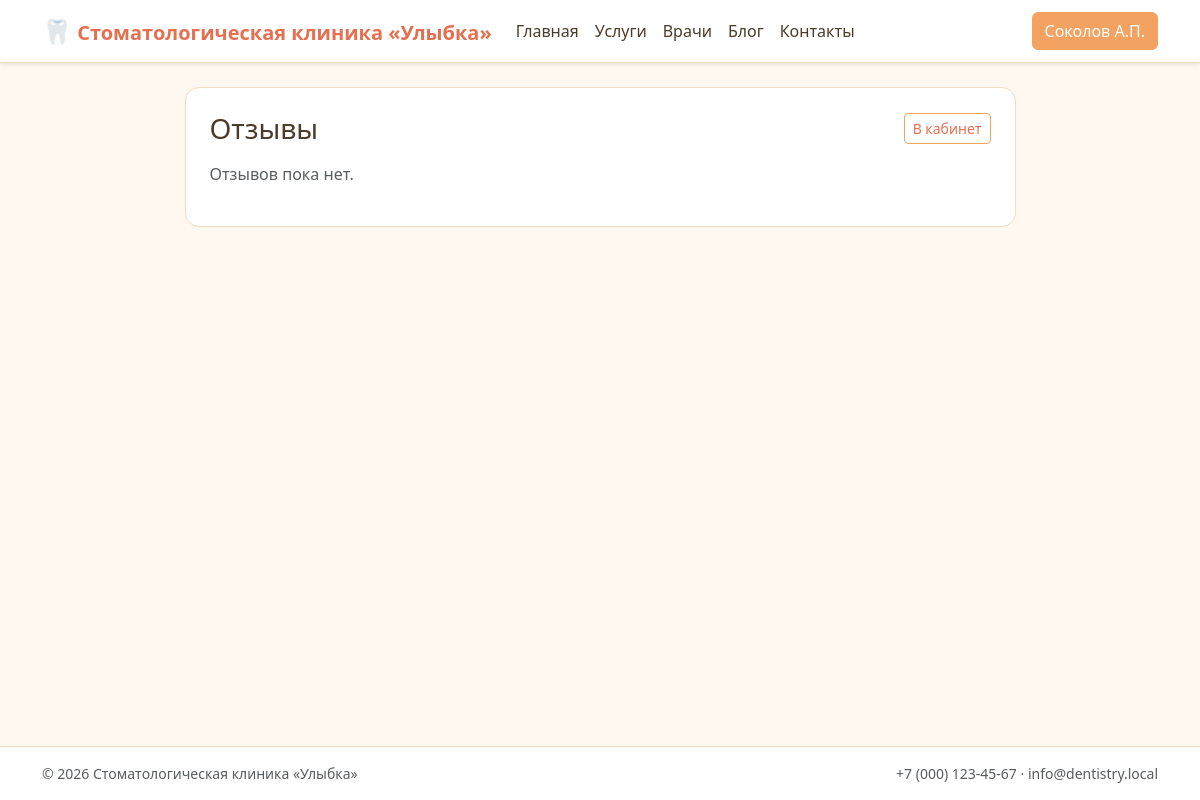
The page /admin/reviews.php (signed in) on the database as committed earlier.
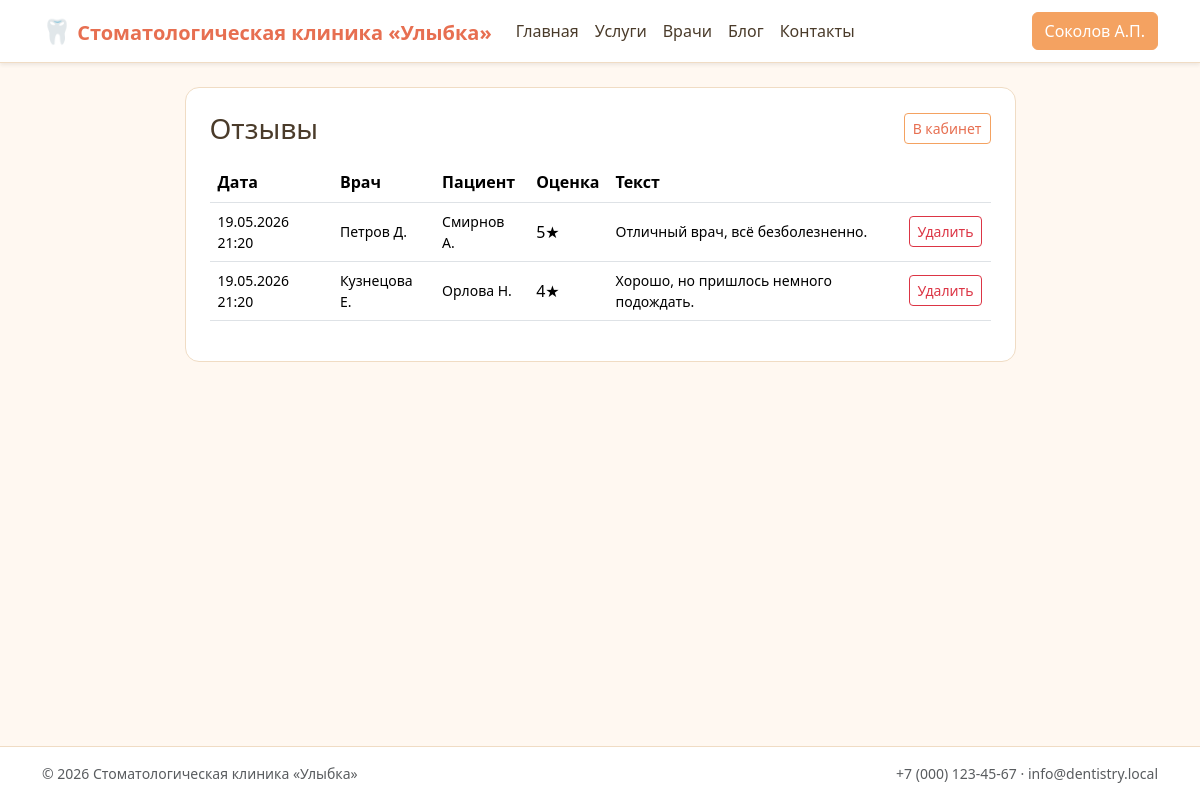
The same page on the database as committed later.
### tables this page shows
CREATE TABLE user (
    id                INT UNSIGNED AUTO_INCREMENT PRIMARY KEY,
    last_name         VARCHAR(60)  NOT NULL,
    first_name        VARCHAR(60)  NOT NULL,
    middle_name       VARCHAR(60)  NOT NULL DEFAULT '',
    email             VARCHAR(190) NOT NULL UNIQUE,
    password_hash     VARCHAR(255) NOT NULL,
    role_id           TINYINT UNSIGNED NOT NULL,
    booking_ban_until DATE NULL COMMENT 'Запрет онлайн-записи до даты (после неявки)',
    created_at        DATETIME NOT NULL DEFAULT CURRENT_TIMESTAMP,
    CONSTRAINT fk_user_role FOREIGN KEY (role_id) REFERENCES role(id)
);

CREATE TABLE review (
    id             INT UNSIGNED AUTO_INCREMENT PRIMARY KEY,
    appointment_id INT UNSIGNED NOT NULL UNIQUE,
    patient_id     INT UNSIGNED NOT NULL,
    doctor_id      INT UNSIGNED NOT NULL,
    rating         TINYINT UNSIGNED NOT NULL,
    body           TEXT NULL,
    created_at     DATETIME NOT NULL DEFAULT CURRENT_TIMESTAMP,
    CONSTRAINT fk_review_appt    FOREIGN KEY (appointment_id) REFERENCES appointment(id) ON DELETE CASCADE,
    CONSTRAINT fk_review_patient FOREIGN KEY (patient_id) REFERENCES user(id),
    CONSTRAINT fk_review_doctor  FOREIGN KEY (doctor_id) REFERENCES user(id),
    INDEX ix_review_doctor (doctor_id)
);

### lib/sanitize.php (called while the page is built, shortened)
<?php
function h(mixed $value): string
{
    return htmlspecialchars((string) $value, ENT_QUOTES | ENT_SUBSTITUTE, 'UTF-8');
}
function fio_short(string $last, string $first, string $middle = ''): string
{
    $fi = mb_substr($first, 0, 1);
    $mi = $middle !== '' ? mb_substr($middle, 0, 1) . '.' : '';
    return $last . ' ' . $fi . '.' . $mi;
}
function fmt_dt(string $sqlDt): string
{
    return date('d.m.Y H:i', strtotime($sqlDt));
}

### lib/session.php (called while the page is built, shortened)
<?php
require_once __DIR__ . '/db.php';
final class Session
{
    public static function userId(): ?int
    {
        return isset($_SESSION['user_id']) ? (int) $_SESSION['user_id'] : null;
    }
    public static function user(): ?array
    {
        $id = self::userId();
        $user = DB::one(
            'SELECT u.*, r.code AS role_code, r.name AS role_name
               FROM user u JOIN role r ON r.id = u.role_id
              WHERE u.id = :id',
            ['id' => $id]
        );
        return $user;
    }
}

### lib/db.php (called while the page is built, shortened)
<?php
final class DB
{
    private static ?PDO $pdo = null;
    public static function pdo(): PDO
    {
        if (self::$pdo === null) {
            $dsn = sprintf(
                'mysql:host=%s;port=%d;dbname=%s;charset=%s',
                DB_HOST, DB_PORT, DB_NAME, DB_CHARSET
            );
            self::$pdo = new PDO($dsn, DB_USER, DB_PASS, [
                PDO::ATTR_ERRMODE            => PDO::ERRMODE_EXCEPTION,
                PDO::ATTR_DEFAULT_FETCH_MODE => PDO::FETCH_ASSOC,
                PDO::ATTR_EMULATE_PREPARES   => false,
            ]);
        }
        return self::$pdo;
    }
    public static function all(string $sql, array $params = []): array
    {
        $stmt = self::pdo()->prepare($sql);
        $stmt->execute($params);
        return $stmt->fetchAll();
    }
    public static function one(string $sql, array $params = []): ?array
    {
        $stmt = self::pdo()->prepare($sql);
        $stmt->execute($params);
        $row = $stmt->fetch();
        return $row === false ? null : $row;
    }
}

### lib/auth.php (called while the page is built, shortened)
<?php
require_once __DIR__ . '/session.php';
final class Auth
{
    public static function user(): ?array
    {
        return Session::user();
    }
}

### public/admin/reviews.php (the view, shortened to what this page needs)
<?php
require_once __DIR__ . '/../../lib/db.php';
require_once __DIR__ . '/../../lib/auth.php';
require_once __DIR__ . '/../../lib/sanitize.php';
$rows = DB::all(
    "SELECT r.id, r.rating, r.body, r.created_at,
            p.last_name p_last, p.first_name p_first,
            d.last_name d_last, d.first_name d_first
       FROM review r JOIN user p ON p.id=r.patient_id JOIN user d ON d.id=r.doctor_id
      ORDER BY r.created_at DESC"
);
require __DIR__ . '/../../templates/header.php';
?>
<div class="row justify-content-center"><div class="col-md-9"><div class="clinic-card p-4">
    <div class="d-flex justify-content-between align-items-center mb-3">
        <h1 class="h3 mb-0">Отзывы</h1><a href="/profile.php" class="btn btn-outline-orange btn-sm">В кабинет</a>
    </div>
    <?php if (empty($rows)): ?><p class="text-muted">Отзывов пока нет.</p><?php else: ?>
        <table class="table align-middle">
            <thead><tr><th>Дата</th><th>Врач</th><th>Пациент</th><th>Оценка</th><th>Текст</th><th></th></tr></thead>
            <tbody><?php foreach ($rows as $r): ?>
                <tr>
                    <td class="small"><?= h(fmt_dt($r['created_at'])) ?></td>
                    <td class="small"><?= h($r['d_last'].' '.mb_substr($r['d_first'],0,1).'.') ?></td>
                    <td class="small"><?= h($r['p_last'].' '.mb_substr($r['p_first'],0,1).'.') ?></td>
                    <td><?= (int)$r['rating'] ?>★</td>
                    <td class="small"><?= h((string)$r['body']) ?></td>
                    <td><form method="post" onsubmit="return confirm('Удалить отзыв?');"><button class="btn btn-outline-danger btn-sm">Удалить</button></form></td>
                </tr>
            <?php endforeach; ?></tbody>
        </table>
    <?php endif; ?>
</div></div></div>
<?php require __DIR__ . '/../../templates/footer.php'; ?>

### templates/header.php (shortened to what this page needs)
<?php
require_once __DIR__ . '/../lib/auth.php';
require_once __DIR__ . '/../lib/sanitize.php';
$_user = Auth::user();
$_currentPath = strtok($_SERVER['REQUEST_URI'] ?? '/', '?');
function _nav_active(string $href, string $current): string {
    return ($href === $current || ($href !== '/' && str_starts_with($current, $href)))
        ? ' active' : '';
}
?><!DOCTYPE html>
<html lang="ru">
<head>
    <link href="https://cdn.jsdelivr.net/npm/bootstrap@5.3.3/dist/css/bootstrap.min.css" rel="stylesheet">
    <link href="/assets/css/theme.css" rel="stylesheet">
</head>
<body class="d-flex flex-column min-vh-100">
<nav class="navbar navbar-expand-lg sticky-top shadow-sm clinic-navbar">
    <div class="container">
        <a class="navbar-brand fw-bold" href="/">
            <span class="brand-mark">🦷</span> <?= h(SITE_NAME) ?>
        </a>
        <div class="collapse navbar-collapse" id="mainNav">
            <ul class="navbar-nav me-auto">
                <li class="nav-item"><a class="nav-link<?= _nav_active('/', $_currentPath) ?>" href="/">Главная</a></li>
                <li class="nav-item"><a class="nav-link<?= _nav_active('/services.php', $_currentPath) ?>" href="/services.php">Услуги</a></li>
                <li class="nav-item"><a class="nav-link<?= _nav_active('/doctors.php', $_currentPath) ?>" href="/doctors.php">Врачи</a></li>
                <li class="nav-item"><a class="nav-link<?= _nav_active('/blog.php', $_currentPath) ?>" href="/blog.php">Блог</a></li>
                <li class="nav-item"><a class="nav-link<?= _nav_active('/contacts.php', $_currentPath) ?>" href="/contacts.php">Контакты</a></li>
            </ul>
            <div class="d-flex gap-2">
                <?php if ($_user === null): ?>
                    <a href="/login.php" class="btn btn-outline-orange">Вход</a>
                    <a href="/register.php" class="btn btn-orange">Регистрация</a>
                <?php else: ?>
                    <a href="/profile.php" class="btn btn-orange">
                        <?= h(fio_short($_user['last_name'], $_user['first_name'], $_user['middle_name'])) ?>
                    </a>
                <?php endif; ?>
            </div>
        </div>
    </div>
</nav>
<main class="flex-grow-1 py-4">
<div class="container">

### templates/footer.php (shortened to what this page needs)
</div>
</main>
<footer class="clinic-footer py-3 mt-4">
    <div class="container d-flex flex-column flex-md-row justify-content-between text-muted small">
        <div>&copy; <?= date('Y') ?> <?= h(SITE_NAME) ?></div>
        <div><?= h(CLINIC_PHONE) ?> · <?= h(CLINIC_EMAIL) ?></div>
    </div>
</footer>
</body>
</html>

### public/assets/css/theme.css (style rules this page uses)
:root { --clinic-bg: #FFF8F1; --clinic-surface: #FFFFFF; --clinic-primary: #F4A261; --clinic-primary-2: #E76F51; --clinic-accent: #FFE0C2; --clinic-soft: #FFF1E0; --clinic-ink: #4A3B2A; --clinic-muted: #8A7964; --clinic-border: #F0DCC4; --clinic-success: #6FB098; --clinic-danger: #D88080; }
html, body { background: var(--clinic-bg); color: var(--clinic-ink); }
body { font-family: system-ui, "Segoe UI", Tahoma, Arial, sans-serif; }
a { color: var(--clinic-primary-2); }
.clinic-navbar { background: var(--clinic-surface); border-bottom: 1px solid var(--clinic-border); }
.clinic-navbar .navbar-brand { color: var(--clinic-primary-2); }
.clinic-navbar .nav-link { color: var(--clinic-ink); }
.brand-mark { font-size: 1.2em; }
.btn-orange { background: var(--clinic-primary); border-color: var(--clinic-primary); color: #fff; }
.btn-outline-orange { background: transparent; border: 1px solid var(--clinic-primary); color: var(--clinic-primary-2); }
.clinic-card { background: var(--clinic-surface); border: 1px solid var(--clinic-border); border-radius: 14px; overflow: hidden; transition: transform .15s ease, box-shadow .15s ease; height: 100%; }
.clinic-footer { background: var(--clinic-surface); border-top: 1px solid var(--clinic-border); }

Rows that differ between the two databases and show on the page:
added review: created_at "19.05.2026 21:20", doctor.first_name "Петров Д.", patient.first_name "Смирнов А.", rating "5", body "Отличный врач, всё безболезненно."
added review: created_at "19.05.2026 21:20", doctor.first_name "Кузнецова Е.", patient.first_name "Орлова Н.", rating "4", body "Хорошо, но пришлось немного подождать."
Other text that changed with them:
text no longer shown: "Отзывов пока нет."
text now shown: "Дата Врач Пациент Оценка Текст"
